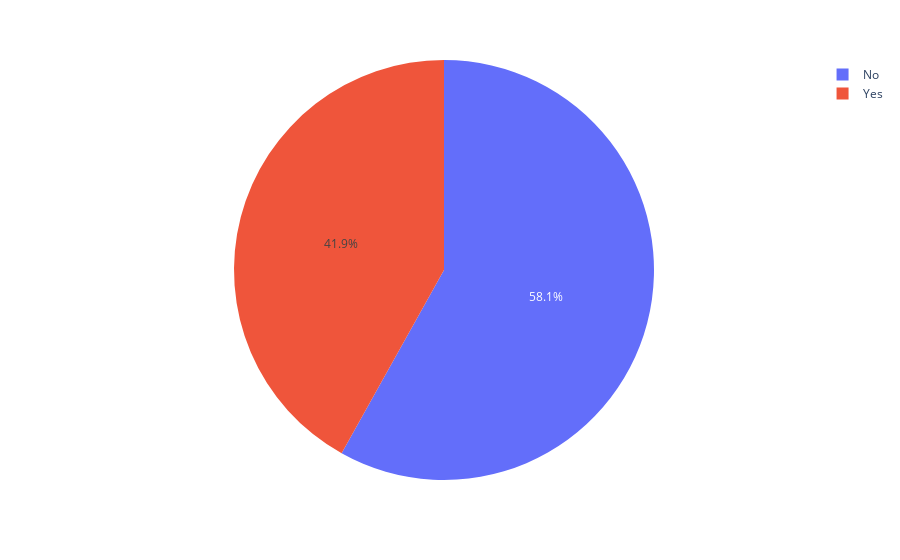

Source (notebook cell):
### Code cell
e = data_fiber['Churn'].value_counts().index
f = data_fiber['Churn'].value_counts().values

fig3 = px.pie(data_fiber,names=e,values=f)
fig3.show()

### Figure 1 — Plotly figure (JSON) as saved in the notebook; plotly's stock layout.template omitted (floating-point values rounded to 4 significant figures)
{"data": [{"domain": {"x": [0, 1], "y": [0, 1]}, "hovertemplate": "label=%{label}<br>value=%{value}<extra></extra>", "labels": ["No", "Yes"], "legendgroup": "", "name": "", "showlegend": true, "type": "pie", "values": [1799, 1297]}], "layout": {"legend": {"tracegroupgap": 0}, "margin": {"t": 60}}}
